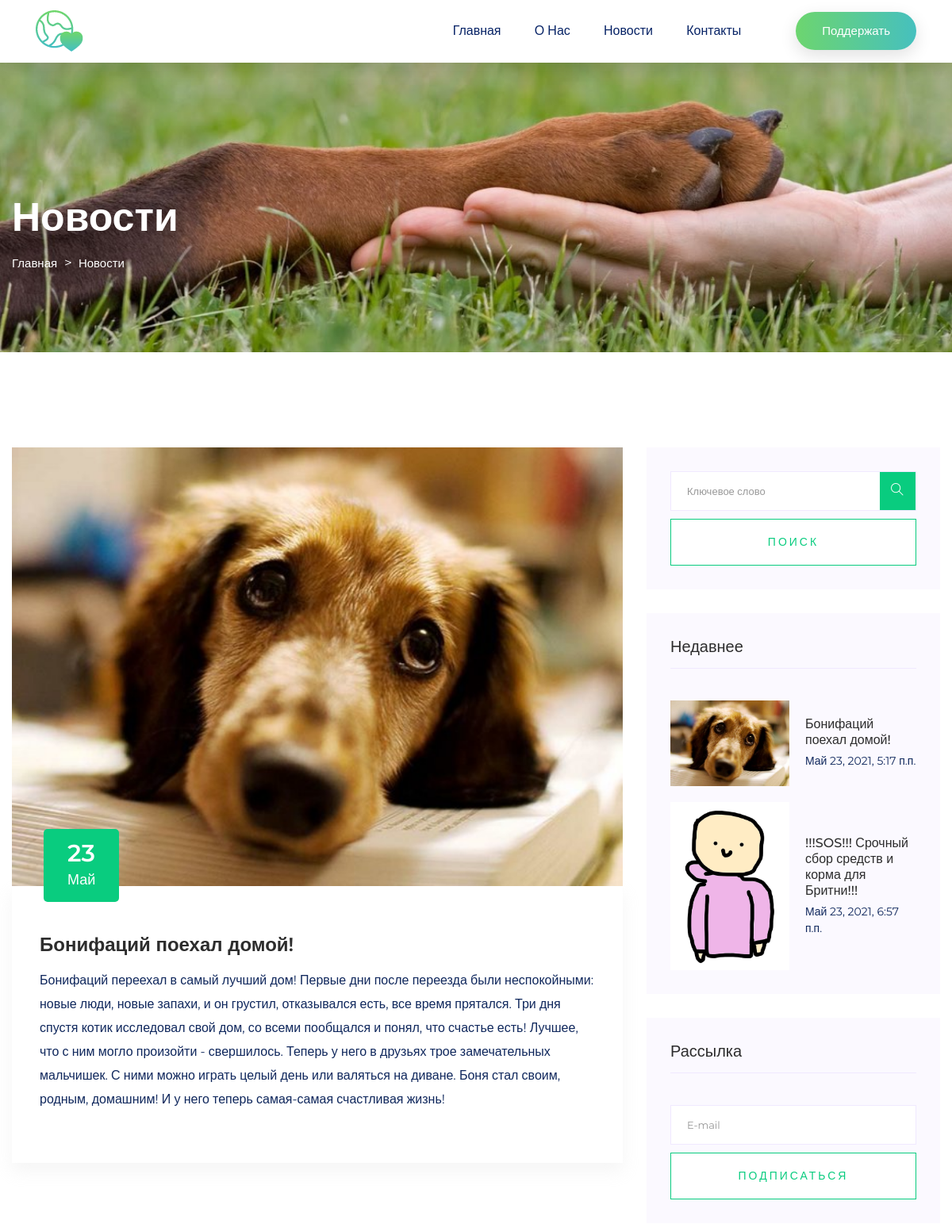
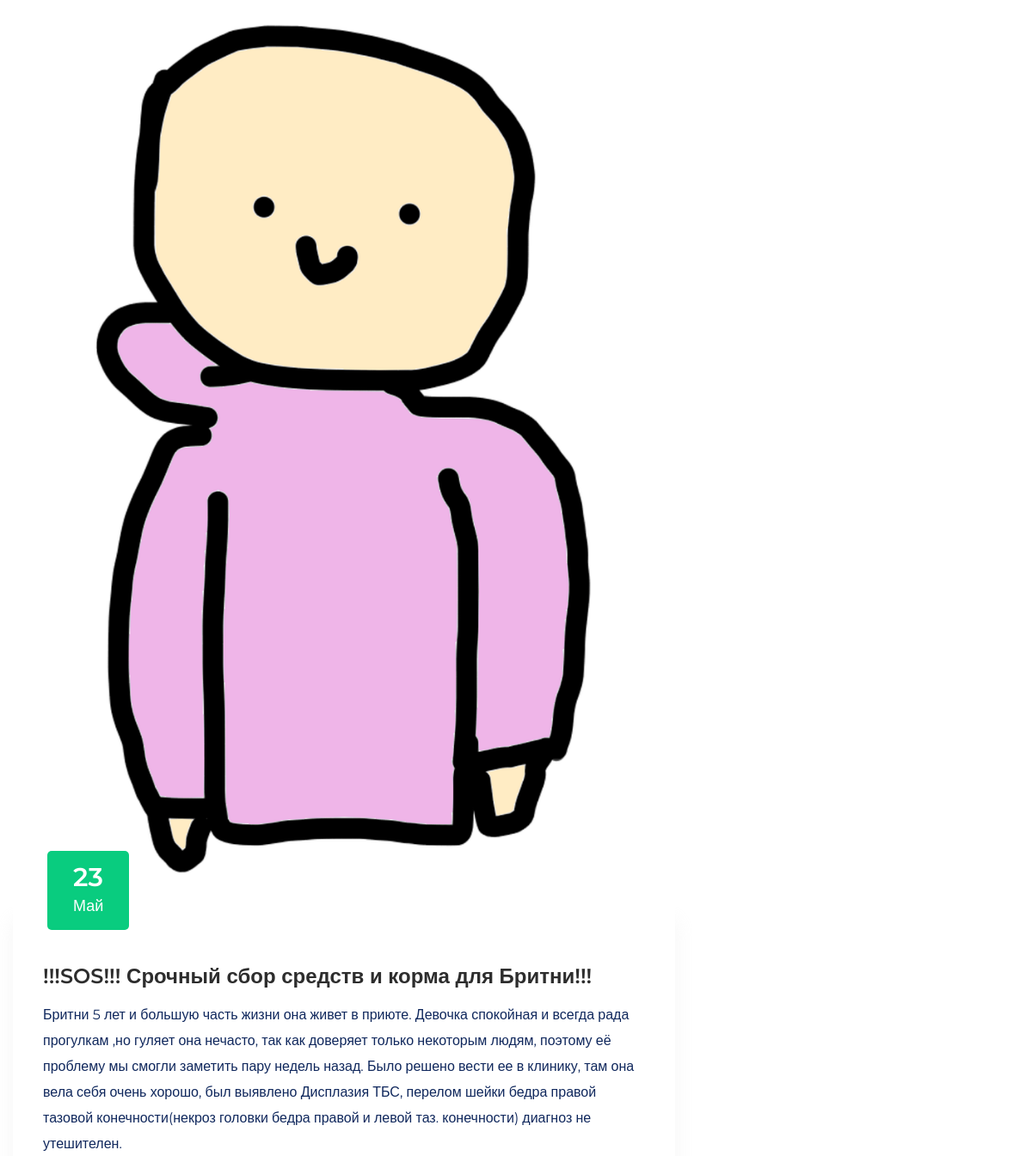
The page /news/ (upper part) on the database as committed earlier (2 pictures, top to bottom).
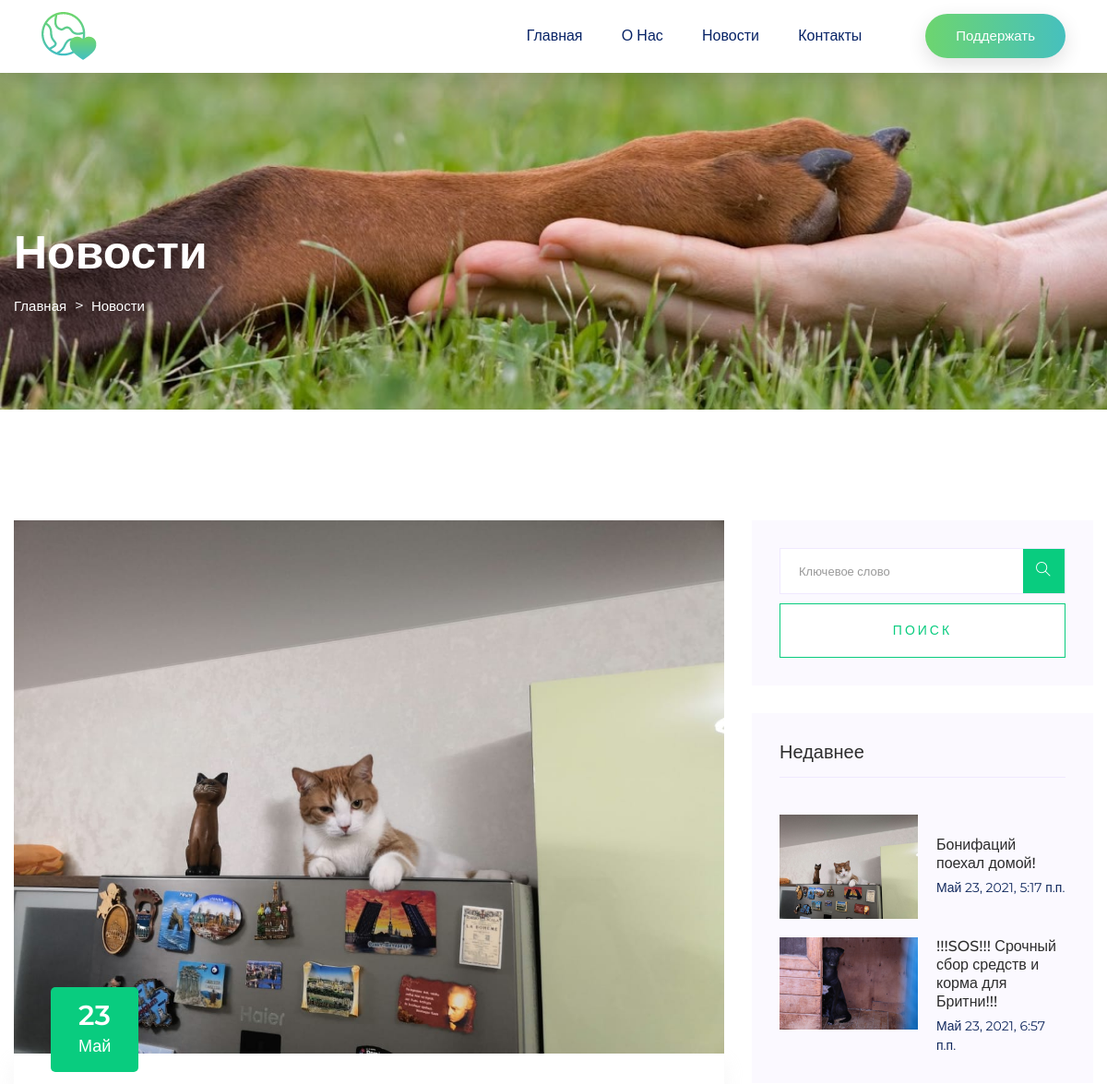
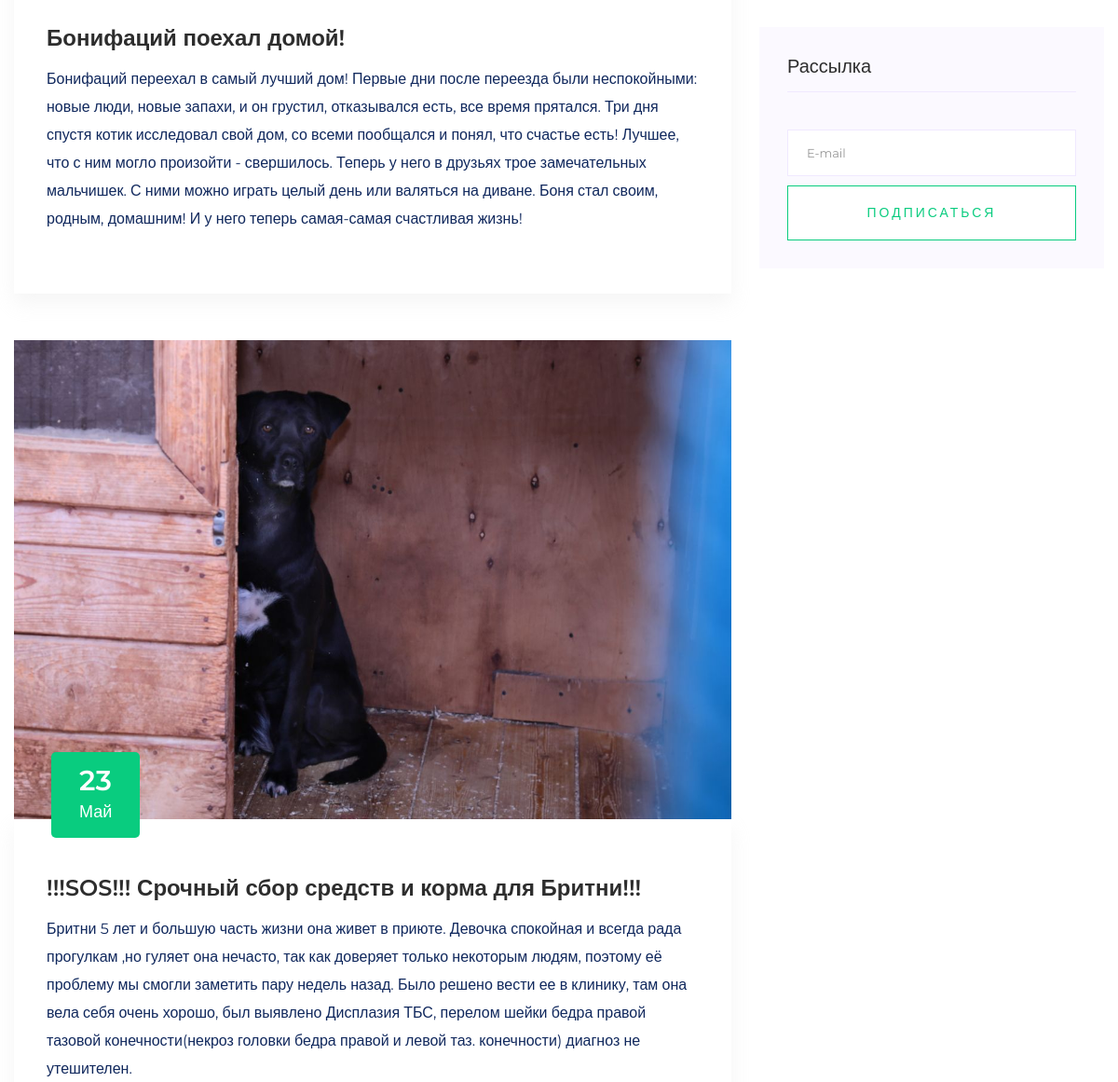
The same page on the database as committed later (2 pictures, top to bottom).
### core/models.py (models this page shows, shortened)
class News(models.Model):
    title = models.CharField(
        max_length=256,
        null=False,
        blank=False
    )
    description = models.TextField(
        null=False
    )
    thumb_image = models.ImageField(
        upload_to='images/news/thumb/'
    )
    image = models.ImageField(
        upload_to='images/news/'
    )
    created_at = models.DateTimeField(
        auto_created=True
    )

### core/views.py (the view)
# urls.py: path('news/', views.NewsView.as_view()),
class NewsView(View):
    def get(self, request):
        news = models.News.objects.all()
        news = Paginator(news, 5)
        try:
            recent = news.page(2)
        except Exception as e:
            recent = news.page(1)
        return render(request, 'core/news.html',
        {
            'news': news.page(1),
            'recent': recent
        })

### core/templates/core/news.html (shortened to what the changed rows need)
{% load static %}
<!doctype html>
<html class="no-js" lang="zxx">
<head>
    <link rel="stylesheet" href="{% static 'assets/css/bootstrap.min.css' %}">
    <link rel="stylesheet" href="{% static 'assets/css/owl.carousel.min.css' %}">
    <link rel="stylesheet" href="{% static 'assets/css/slicknav.css' %}">
    <link rel="stylesheet" href="{% static 'assets/css/flaticon.css' %}">
    <link rel="stylesheet" href="{% static 'assets/css/progressbar_barfiller.css' %}">
    <link rel="stylesheet" href="{% static 'assets/css/gijgo.css' %}">
    <link rel="stylesheet" href="{% static 'assets/css/animate.min.css' %}">
    <link rel="stylesheet" href="{% static 'assets/css/animated-headline.css' %}">
    <link rel="stylesheet" href="{% static 'assets/css/magnific-popup.css' %}">
    <link rel="stylesheet" href="{% static 'assets/css/fontawesome-all.min.css' %}">
    <link rel="stylesheet" href="{% static 'assets/css/themify-icons.css' %}">
    <link rel="stylesheet" href="{% static 'assets/css/slick.css' %}">
    <link rel="stylesheet" href="{% static 'assets/css/nice-select.css' %}">
    <link rel="stylesheet" href="{% static 'assets/css/style.css' %}">
</head>
<body>
    <main>
        <div class="slider-area2">
            <div class="slider-height2 d-flex align-items-center">
                <div class="container">
                    <div class="row">
                        <div class="col-xl-12">
                            <div class="hero-cap hero-cap2 pt-70">
                                <h2>Новости</h2>
                            </div>
                        </div>
                    </div>
                </div>
            </div>
        </div>
        <section class="blog_area section-padding">
            <div class="container">
                <div class="row">
                    <div class="col-lg-8 mb-5 mb-lg-0">
                        <div class="blog_left_sidebar">
                            {% for post in news %}
                                <article class="blog_item">
                                    <div class="blog_item_img">
                                        <img class="card-img rounded-0" src="{{ post.image.url }}" alt="">
                                        <a href="#" class="blog_item_date">
                                            <h3>{{post.created_at|date:'d'}}</h3>
                                            <p>{{post.created_at|date:'M'}}</p>
                                        </a>
                                    </div>
                                    <div class="blog_details">
                                        <a class="d-inline-block" href="/news/{{post.id}}/">
                                            <h2 class="blog-head" style="color: #2d2d2d;">{{post.title}}</h2>
                                        </a>
                                        <p>{{post.description}}</p>
                                    </div>
                                </article>
                            {% endfor %}
                        </div>
                    </div>
                    <div class="col-lg-4">
                        <div class="blog_right_sidebar">
                            <aside class="single_sidebar_widget popular_post_widget">
                                {% for post in news %}
                                    <div class="media post_item">
                                        <img src="{{post.image.url}}" style='width: 150px' alt="post">
                                        <div class="media-body">
                                            <a href="blog_details.html">
                                                <h3 style="color: #2d2d2d;">{{post.title}}</h3>
                                            </a>
                                            <p>{{post.created_at}}</p>
                                        </div>
                                    </div>
                                {% endfor %}
                            </aside>
                        </div>
                    </div>
                </div>
            </div>
        </section>
    </main>
</body>
</html>

Rows that differ between the two databases and show on the page:
changed News "Бонифаций поехал домой!": image: a different picture
changed News "!!!SOS!!! Срочный сбор средств и корма для Бритни!!!": image: a different picture
